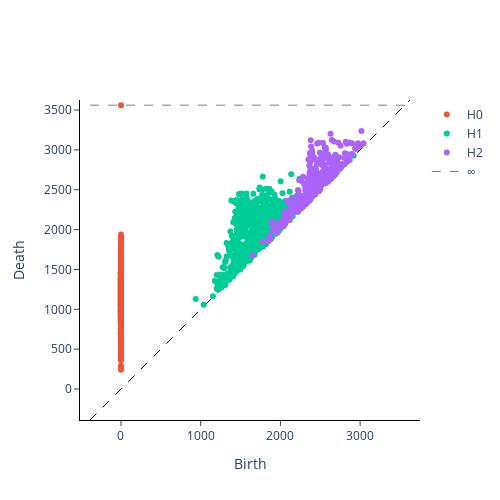

The cell this chart's notebook holds for it:
### Code cell
transposed_manifold = manifold.T
print(transposed_manifold.shape)
transposed_diagrams = compute_persistence_diagrams([transposed_manifold])

plot_diagram(transposed_diagrams[0], homology_dimensions=(0, 1, 2))

### Figure 1 — Plotly figure (JSON) as saved in the notebook; plotly's stock layout.template omitted (floating-point values rounded to 4 significant figures; data arrays with more than 128 entries replaced by an {"elided": "..."} marker saying what was removed)
{"data": [{"hoverinfo": "none", "line": {"color": "black", "dash": "dash", "width": 1}, "mode": "lines", "showlegend": false, "type": "scatter", "x": [-388.4, 3625.0], "y": [-388.4, 3625.0]}, {"hoverinfo": "text", "hovertext": {"elided": "1000 str values"}, "mode": "markers", "name": "H0", "type": "scatter", "x": {"elided": "1000 int values"}, "y": {"elided": "1000 float values"}}, {"hoverinfo": "text", "hovertext": {"elided": "683 str values"}, "mode": "markers", "name": "H1", "type": "scatter", "x": {"elided": "683 float values"}, "y": {"elided": "683 float values"}}, {"hoverinfo": "text", "hovertext": {"elided": "319 str values"}, "mode": "markers", "name": "H2", "type": "scatter", "x": {"elided": "319 float values"}, "y": {"elided": "319 float values"}}, {"hoverinfo": "none", "line": {"color": "black", "dash": "dash", "width": 0.5}, "mode": "lines", "name": "∞", "showlegend": true, "type": "scatter", "x": [-388.4, 3625.0], "y": [3561.0, 3561.0]}], "layout": {"height": 500, "plot_bgcolor": "white", "width": 500, "xaxis": {"autorange": false, "exponentformat": "e", "linecolor": "black", "linewidth": 1, "mirror": false, "range": [-388.4, 3625.0], "showexponent": "all", "showline": true, "side": "bottom", "ticks": "outside", "title": {"text": "Birth"}, "type": "linear", "zeroline": true}, "yaxis": {"autorange": false, "exponentformat": "e", "linecolor": "black", "linewidth": 1, "mirror": false, "range": [-388.4, 3625.0], "scaleanchor": "x", "scaleratio": 1, "showexponent": "all", "showline": true, "side": "left", "ticks": "outside", "title": {"text": "Death"}, "type": "linear", "zeroline": true}}}
